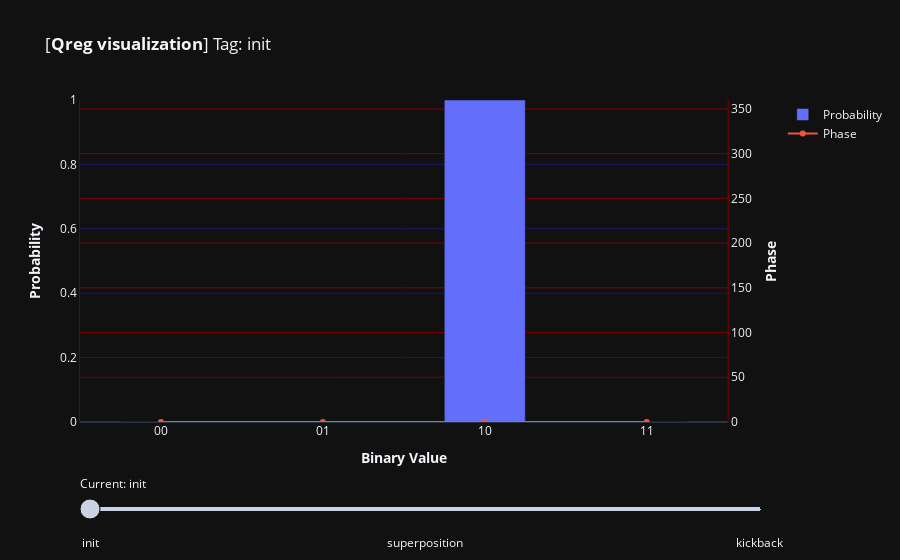

Notebook code for this chart:
### Code cell
control[:].h()
plt.add("superposition")
control[:].cphase(target[:], 90)
plt.add('kickback')
plt.show()

### Figure 1 — Plotly figure (JSON) as saved in the notebook; plotly's stock layout.template omitted (floating-point values rounded to 4 significant figures)
{"data": [{"name": "Probability", "type": "bar", "visible": true, "width": 0.5, "x": ["00", "01", "10", "11"], "xaxis": "x", "y": [0, 0, 1, 0], "yaxis": "y"}, {"name": "Phase", "type": "scatter", "visible": true, "x": ["00", "01", "10", "11"], "xaxis": "x", "y": [0, 0, 0, 0], "yaxis": "y2"}, {"name": "Probability", "type": "bar", "visible": false, "width": 0.5, "x": ["00", "01", "10", "11"], "xaxis": "x", "y": [0, 0, 0.5, 0.5], "yaxis": "y"}, {"name": "Phase", "type": "scatter", "visible": false, "x": ["00", "01", "10", "11"], "xaxis": "x", "y": [0, 0, 0, 0], "yaxis": "y2"}, {"name": "Probability", "type": "bar", "visible": false, "width": 0.5, "x": ["00", "01", "10", "11"], "xaxis": "x", "y": [0, 0, 0.5, 0.5], "yaxis": "y"}, {"name": "Phase", "type": "scatter", "visible": false, "x": ["00", "01", "10", "11"], "xaxis": "x", "y": [0, 0, 0, 90.0], "yaxis": "y2"}], "layout": {"sliders": [{"active": 0, "currentvalue": {"prefix": "Current: "}, "pad": {"t": 50}, "steps": [{"args": [{"visible": [true, true, false, false, false, false]}, {"title": "[<b>Qreg visualization</b>] Tag: init"}], "label": "init", "method": "update"}, {"args": [{"visible": [false, false, true, true, false, false]}, {"title": "[<b>Qreg visualization</b>] Tag: superposition"}], "label": "superposition", "method": "update"}, {"args": [{"visible": [false, false, false, false, true, true]}, {"title": "[<b>Qreg visualization</b>] Tag: kickback"}], "label": "kickback", "method": "update"}]}], "title": {"text": "[<b>Qreg visualization</b>] Tag: init"}, "xaxis": {"anchor": "y", "domain": [0, 0.94], "title": {"text": "<b>Binary Value</b>"}}, "yaxis": {"anchor": "x", "domain": [0, 1], "gridcolor": "midnightblue", "linecolor": "midnightblue", "range": [0, 1], "title": {"text": "<b>Probability</b>"}}, "yaxis2": {"anchor": "x", "gridcolor": "maroon", "linecolor": "maroon", "overlaying": "y", "range": [0, 360], "side": "right", "title": {"text": "<b>Phase</b>"}}}}
